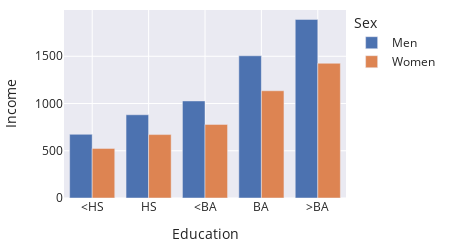

Notebook code for this chart:
### Markdown cell above
These bar plots show that income increases with more education. 
But maybe a more interesting difference is the difference in incomes
between men and women of the same education level.
We could try grouping the bars instead:

### Code cell
fig = px.bar(earn, x='educ', y='income', color='gender',
             barmode='group',
             labels=labels,
             width=450, height=250)
fig

### Figure 1 — Plotly figure (JSON) as saved in the notebook; plotly's stock layout.template omitted (floating-point values rounded to 4 significant figures)
{"data": [{"alignmentgroup": "True", "hovertemplate": "Sex=Men<br>Education=%{x}<br>Income=%{y}<extra></extra>", "legendgroup": "Men", "marker": {"color": "rgb(76,114,176)", "pattern": {"shape": ""}}, "name": "Men", "offsetgroup": "Men", "orientation": "v", "showlegend": true, "textposition": "auto", "type": "bar", "x": ["<HS", "HS", "<BA", "BA", ">BA"], "xaxis": "x", "y": [674, 881, 1027, 1505, 1890], "yaxis": "y"}, {"alignmentgroup": "True", "hovertemplate": "Sex=Women<br>Education=%{x}<br>Income=%{y}<extra></extra>", "legendgroup": "Women", "marker": {"color": "rgb(221,132,82)", "pattern": {"shape": ""}}, "name": "Women", "offsetgroup": "Women", "orientation": "v", "showlegend": true, "textposition": "auto", "type": "bar", "x": ["<HS", "HS", "<BA", "BA", ">BA"], "xaxis": "x", "y": [525, 671, 779, 1135, 1426], "yaxis": "y"}], "layout": {"barmode": "group", "height": 250, "legend": {"title": {"text": "Sex"}, "tracegroupgap": 0}, "width": 450, "xaxis": {"anchor": "y", "autorange": true, "domain": [0, 1], "range": [-0.5, 4.5], "title": {"text": "Education"}, "type": "category"}, "yaxis": {"anchor": "x", "autorange": true, "domain": [0, 1], "range": [0, 1989.0], "title": {"text": "Income"}, "type": "linear"}}}
